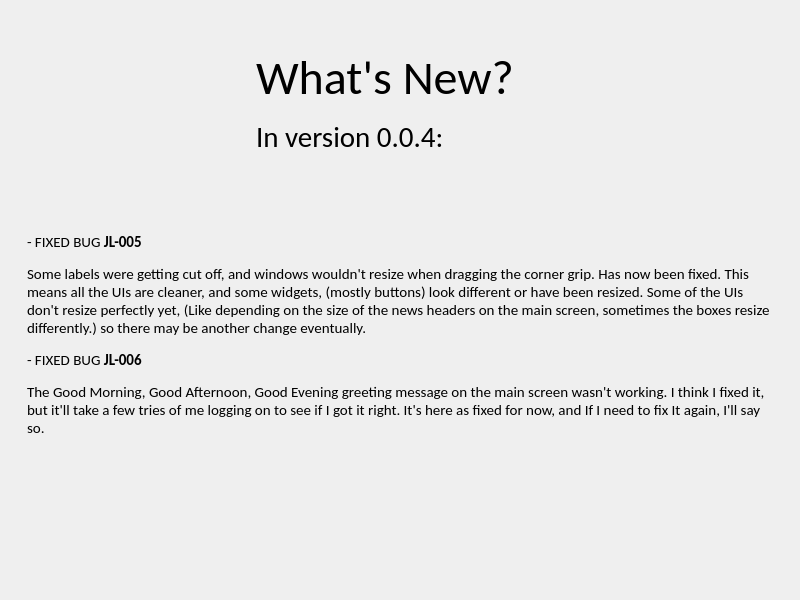
<?xml version="1.0" encoding="UTF-8"?>
<ui version="4.0">
 <class>MainWindow</class>
 <widget class="QMainWindow" name="MainWindow">
  <property name="geometry">
   <rect>
    <x>0</x>
    <y>0</y>
    <width>800</width>
    <height>600</height>
   </rect>
  </property>
  <property name="windowTitle">
   <string>Jade Launcher | Changelog</string>
  </property>
  <property name="windowIcon">
   <iconset resource="../assets.qrc">
    <normaloff>:/images/assets/jadeIcon.png</normaloff>:/images/assets/jadeIcon.png</iconset>
  </property>
  <widget class="QWidget" name="centralwidget">
   <layout class="QGridLayout" name="gridLayout_2">
    <item row="0" column="0">
     <layout class="QGridLayout" name="gridLayout">
      <item row="0" column="0">
       <layout class="QHBoxLayout" name="horizontalLayout_2">
        <item>
         <layout class="QHBoxLayout" name="horizontalLayout">
          <item>
           <widget class="QLabel" name="label">
            <property name="sizePolicy">
             <sizepolicy hsizetype="Fixed" vsizetype="Fixed">
              <horstretch>0</horstretch>
              <verstretch>0</verstretch>
             </sizepolicy>
            </property>
            <property name="maximumSize">
             <size>
              <width>201</width>
              <height>141</height>
             </size>
            </property>
            <property name="text">
             <string/>
            </property>
            <property name="pixmap">
             <pixmap resource="../assets.qrc">:/images/assets/JadeLauncherLogo.png</pixmap>
            </property>
            <property name="scaledContents">
             <bool>true</bool>
            </property>
            <property name="wordWrap">
             <bool>false</bool>
            </property>
           </widget>
          </item>
          <item>
           <widget class="QLabel" name="label_4">
            <property name="sizePolicy">
             <sizepolicy hsizetype="Fixed" vsizetype="Fixed">
              <horstretch>0</horstretch>
              <verstretch>0</verstretch>
             </sizepolicy>
            </property>
            <property name="maximumSize">
             <size>
              <width>16</width>
              <height>161</height>
             </size>
            </property>
            <property name="text">
             <string/>
            </property>
            <property name="pixmap">
             <pixmap resource="../assets.qrc">:/images/assets/VerticalLine.png</pixmap>
            </property>
            <property name="scaledContents">
             <bool>true</bool>
            </property>
           </widget>
          </item>
          <item>
           <widget class="QLabel" name="label_2">
            <property name="sizePolicy">
             <sizepolicy hsizetype="Fixed" vsizetype="Fixed">
              <horstretch>0</horstretch>
              <verstretch>0</verstretch>
             </sizepolicy>
            </property>
            <property name="font">
             <font>
              <family>Calibri</family>
             </font>
            </property>
            <property name="text">
             <string>&lt;html&gt;&lt;head/&gt;&lt;body&gt;&lt;p&gt;&lt;span style=&quot; font-size:36pt;&quot;&gt;What's New?&lt;/span&gt;&lt;/p&gt;&lt;p&gt;&lt;span style=&quot; font-size:22pt;&quot;&gt;In version 0.0.4:&lt;/span&gt;&lt;/p&gt;&lt;/body&gt;&lt;/html&gt;</string>
            </property>
           </widget>
          </item>
         </layout>
        </item>
        <item>
         <spacer name="horizontalSpacer">
          <property name="orientation">
           <enum>Qt::Horizontal</enum>
          </property>
          <property name="sizeType">
           <enum>QSizePolicy::Fixed</enum>
          </property>
          <property name="sizeHint" stdset="0">
           <size>
            <width>258</width>
            <height>20</height>
           </size>
          </property>
         </spacer>
        </item>
       </layout>
      </item>
      <item row="1" column="0">
       <widget class="QLabel" name="label_3">
        <property name="sizePolicy">
         <sizepolicy hsizetype="Fixed" vsizetype="Fixed">
          <horstretch>0</horstretch>
          <verstretch>0</verstretch>
         </sizepolicy>
        </property>
        <property name="maximumSize">
         <size>
          <width>751</width>
          <height>391</height>
         </size>
        </property>
        <property name="font">
         <font>
          <family>Calibri</family>
         </font>
        </property>
        <property name="text">
         <string>&lt;html&gt;&lt;head/&gt;&lt;body&gt;&lt;p&gt;&lt;span style=&quot; font-size:11pt;&quot;&gt;- FIXED BUG &lt;/span&gt;&lt;span style=&quot; font-size:11pt; font-weight:600;&quot;&gt;JL-005 &lt;/span&gt;&lt;/p&gt;&lt;p&gt;&lt;span style=&quot; font-size:11pt;&quot;&gt;Some labels were getting cut off, and windows wouldn't resize when dragging the corner grip. Has now been fixed. This means all the UIs are cleaner, and some widgets, (mostly buttons) look different or have been resized. Some of the UIs don't resize perfectly yet, (Like depending on the size of the news headers on the main screen, sometimes the boxes resize differently.) so there may be another change eventually.&lt;/span&gt;&lt;/p&gt;&lt;p&gt;&lt;span style=&quot; font-size:11pt;&quot;&gt;- FIXED BUG &lt;/span&gt;&lt;span style=&quot; font-size:11pt; font-weight:600;&quot;&gt;JL-006&lt;/span&gt;&lt;/p&gt;&lt;p&gt;&lt;span style=&quot; font-size:11pt;&quot;&gt;The Good Morning, Good Afternoon, Good Evening greeting message on the main screen wasn't working. I think I fixed it, but it'll take a few tries of me logging on to see if I got it right.  It's here as fixed for now, and If I need to fix It again, I'll say so.&lt;/span&gt;&lt;/p&gt;&lt;p&gt;&lt;br/&gt;&lt;/p&gt;&lt;/body&gt;&lt;/html&gt;</string>
        </property>
        <property name="wordWrap">
         <bool>true</bool>
        </property>
       </widget>
      </item>
     </layout>
    </item>
   </layout>
  </widget>
 </widget>
 <resources>
  <include location="../assets.qrc"/>
 </resources>
 <connections/>
</ui>
